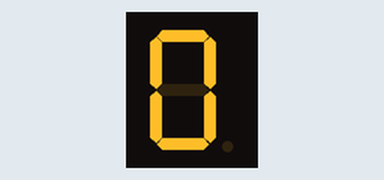
The sketch below on a simulated Arduino Uno, built with avr-gcc and run on an emulated ATmega328P. On the bench: 1-digit seven-segment display. Wiring (inferred from the names in the program): 1-digit 7-segment display, segments lit when LOW: segments pin 2, pin 3, pin 4, pin 5, pin 6, pin 7, pin 8. The segment pins are drawn as the display they are named for.

Above: at 0.1 s.
At 1.1 s:
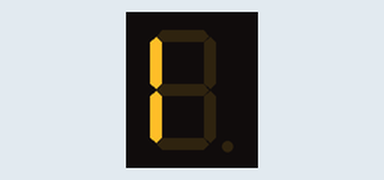
At 2.1 s:
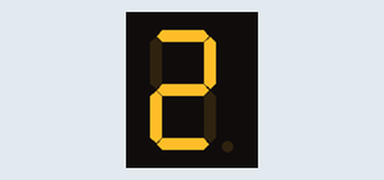
At 3.1 s:
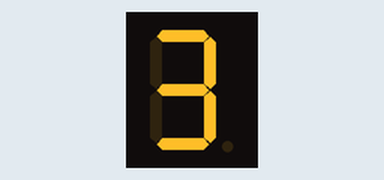
At 5.1 s:
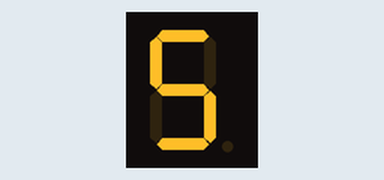
At 10.1 s:
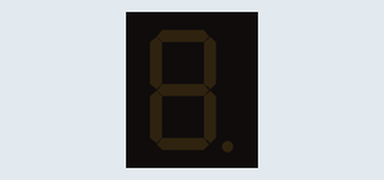

Measured:
- by itself, everything shown: repeats every 11.0 s, in 11 steps
- what the display in image 1 shows lasts 1.0 s, from 1.0 s to 2.0 s

The sketch:

without_dp_7__segment_display_BIG.ino
```cpp
int a=2 ;
int b=3 ;
int c=4 ;
int d=5 ;
int e=6 ;
int f=7 ;
int g=8 ;
void setup()

{
pinMode(a,OUTPUT);
pinMode(b,OUTPUT);
pinMode(c,OUTPUT);
pinMode(d,OUTPUT);
pinMode(e,OUTPUT);
pinMode(f,OUTPUT);
pinMode(g,OUTPUT);
}
void loop()

{
//0:
digitalWrite(a,LOW);
digitalWrite(b,LOW);
digitalWrite(c,LOW);
digitalWrite(d,LOW);
digitalWrite(e,LOW);
digitalWrite(f,LOW);
digitalWrite(g,HIGH);
delay(1000);

//1:
digitalWrite(a,HIGH);
digitalWrite(b,HIGH);
digitalWrite(c,HIGH);
digitalWrite(d,HIGH);
digitalWrite(e,LOW);
digitalWrite(f,LOW);
digitalWrite(g,HIGH);
delay(1000);
//2:
digitalWrite(a,LOW);
digitalWrite(b,LOW);
digitalWrite(c,HIGH);
digitalWrite(d,LOW);
digitalWrite(e,LOW);
digitalWrite(f,HIGH);
digitalWrite(g,LOW);
delay(1000);
//3:
digitalWrite(a,LOW);
digitalWrite(b,LOW);
digitalWrite(c,LOW);
digitalWrite(d,LOW);
digitalWrite(e,HIGH);
digitalWrite(f,HIGH);
digitalWrite(g,LOW);
delay(1000);
//4:
digitalWrite(a,HIGH);
digitalWrite(b,LOW);
digitalWrite(c,LOW);
digitalWrite(d,HIGH);
digitalWrite(e,HIGH);
digitalWrite(f,LOW);
digitalWrite(g,LOW);
delay(1000);
//5:
digitalWrite(a,LOW);
digitalWrite(b,HIGH);
digitalWrite(c,LOW);
digitalWrite(d,LOW);
digitalWrite(e,HIGH);
digitalWrite(f,LOW);
digitalWrite(g,LOW);
delay(1000);
//6:
digitalWrite(a,LOW);
digitalWrite(b,HIGH);
digitalWrite(c,LOW);
digitalWrite(d,LOW);
digitalWrite(e,LOW);
digitalWrite(f,LOW);
digitalWrite(g,LOW);
delay(1000);
//7:
digitalWrite(a,LOW);
digitalWrite(b,LOW);
digitalWrite(c,LOW);
digitalWrite(d,HIGH);
digitalWrite(e,HIGH);
digitalWrite(f,HIGH);
digitalWrite(g,HIGH);
delay(1000);
//8:
digitalWrite(a,LOW);
digitalWrite(b,LOW);
digitalWrite(c,LOW);
digitalWrite(d,LOW);
digitalWrite(e,LOW);
digitalWrite(f,LOW);
digitalWrite(g,LOW);
delay(1000);
//9:
digitalWrite(a,LOW);
digitalWrite(b,LOW);
digitalWrite(c,LOW);
digitalWrite(d,LOW);
digitalWrite(e,HIGH);
digitalWrite(f,LOW);
digitalWrite(g,LOW);
delay(1000);
digitalWrite(a,HIGH);
digitalWrite(b,HIGH);
digitalWrite(c,HIGH);
digitalWrite(d,HIGH);
digitalWrite(e,HIGH);
digitalWrite(f,HIGH);
digitalWrite(g,HIGH);
delay(1000);
}
```
